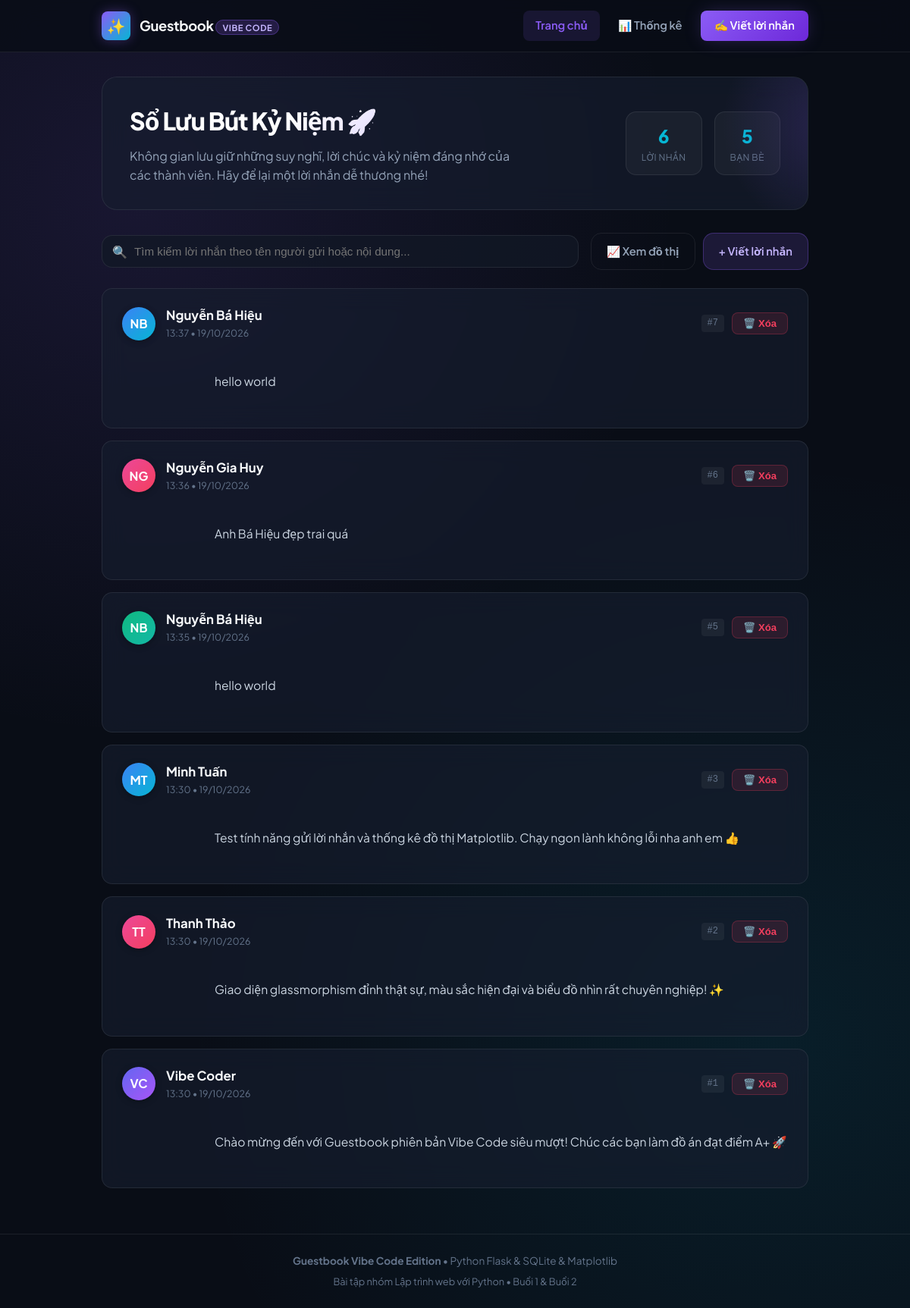
The page / on the database its author committed.
### tables this page shows
CREATE TABLE messages (
                id INTEGER PRIMARY KEY AUTOINCREMENT,
                name TEXT NOT NULL,
                message TEXT NOT NULL,
                created_at TEXT NOT NULL,
                avatar_color TEXT
            );

### vibe_code/app.py (the view)
@app.route('/', methods=['GET'])
def index():
    entries = get_all_entries()
    stats_data = get_statistics()
    return render_template(
        'index.html',
        entries=entries,
        stats=stats_data
    )

### vibe_code/database.py (called while the page is built)
def get_db_connection():
    conn = sqlite3.connect(DB_PATH)
    conn.row_factory = sqlite3.Row
    return conn

### vibe_code/templates/index.html (shortened to what this page needs)
{% extends "base.html" %}
{% block content %}
    <section class="hero-card glass" id="hero-section">
        <div class="hero-content">
            <h1>Sổ Lưu Bút Kỷ Niệm 🚀</h1>
            <p>Không gian lưu giữ những suy nghĩ, lời chúc và kỷ niệm đáng nhớ của các thành viên. Hãy để lại một lời nhắn dễ thương nhé!</p>
        </div>
        <div class="hero-stats">
            <div class="mini-stat">
                <div class="mini-stat-value">{{ stats.total_messages }}</div>
                <div class="mini-stat-label">Lời nhắn</div>
            </div>
            <div class="mini-stat">
                <div class="mini-stat-value">{{ stats.unique_senders }}</div>
                <div class="mini-stat-label">Bạn bè</div>
            </div>
        </div>
    </section>
    <div class="toolbar">
        <div class="search-box">
            <span class="search-icon">🔍</span>
            <input type="text" id="search-input" placeholder="Tìm kiếm lời nhắn theo tên người gửi hoặc nội dung..." autocomplete="off">
        </div>
        <div class="action-buttons">
            <a href="{{ url_for('stats') }}" class="btn-outline" id="btn-view-stats">
                📈 Xem đồ thị
            </a>
            <a href="{{ url_for('add') }}" class="btn-outline" style="background: rgba(139, 92, 246, 0.15); color: #c4b5fd; border-color: rgba(139, 92, 246, 0.3);" id="btn-quick-add">
                + Viết lời nhắn
            </a>
        </div>
    </div>
    {% if entries %}
        <div class="entries-grid" id="entries-feed">
            {% for entry in entries %}
                <article class="entry-card glass"
                         data-name="{{ entry.name }}"
                         data-message="{{ entry.message }}"
                         id="entry-{{ entry.id }}">
                    <header class="entry-header">
                        <div class="author-info">
                            <div class="avatar-circle" style="background: {{ entry.avatar_color }};">
                                {{ entry.initials }}
                            </div>
                            <div class="author-details">
                                <span class="author-name">{{ entry.name }}</span>
                                <span class="entry-time">{{ entry.formatted_date }}</span>
                            </div>
                        </div>
                        <div class="entry-actions">
                            <span class="entry-id-badge">#{{ entry.id }}</span>
                            <button type="button"
                                    class="btn-delete-action btn-trigger-delete"
                                    data-url="{{ url_for('delete', id=entry.id) }}"
                                    data-author="{{ entry.name }}"
                                    id="btn-delete-{{ entry.id }}"
                                    title="Xóa lời nhắn">
                                🗑️ Xóa
                            </button>
                        </div>
                    </header>
                    <div class="entry-body">
                        {{ entry.message }}
                    </div>
                </article>
            {% endfor %}
        </div>
    {% endif %}
{% endblock %}

### rows shown on the page
messages: initials "NB", name "Nguyễn Bá Hiệu", formatted_date "13:37 • 19/10/2026", id "7", message "hello world"
messages: initials "NG", name "Nguyễn Gia Huy", formatted_date "13:36 • 19/10/2026", id "6", message "Anh Bá Hiệu đẹp trai quá"
messages: initials "NB", name "Nguyễn Bá Hiệu", formatted_date "13:35 • 19/10/2026", id "5", message "hello world"
messages: initials "MT", name "Minh Tuấn", formatted_date "13:30 • 19/10/2026", id "3", message "Test tính năng gửi lời nhắn và thống kê đồ thị Matplotlib. Chạy ngon lành không lỗi nha anh em 👍"
messages: initials "TT", name "Thanh Thảo", formatted_date "13:30 • 19/10/2026", id "2", message "Giao diện glassmorphism đỉnh thật sự, màu sắc hiện đại và biểu đồ nhìn rất chuyên nghiệp! ✨"
messages: initials "VC", name "Vibe Coder", formatted_date "13:30 • 19/10/2026", id "1", message "Chào mừng đến với Guestbook phiên bản Vibe Code siêu mượt! Chúc các bạn làm đồ án đạt điểm A+ 🚀"

### other values the page prints
{{ stats.total_messages }} "6"
{{ stats.unique_senders }} "5"
